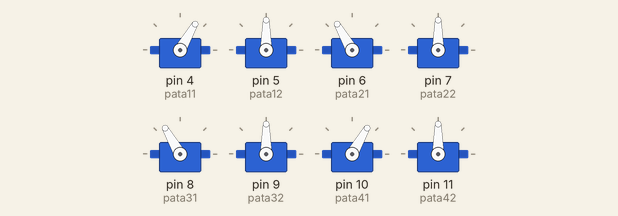
A sketch run on a simulated Arduino Uno, built with avr-gcc and run on an emulated ATmega328P. Parts: 8 × servo.

Above: at 0.1 s.
At 2.1 s:
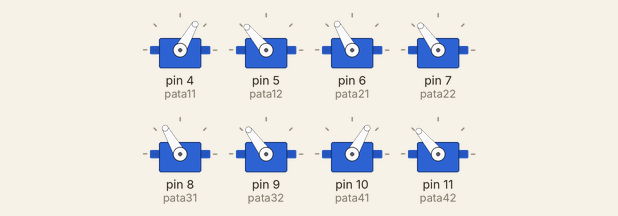
At 11.5 s:
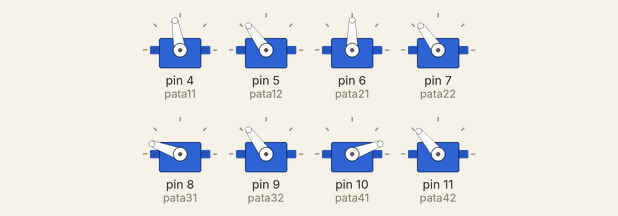
At 20.9 s:
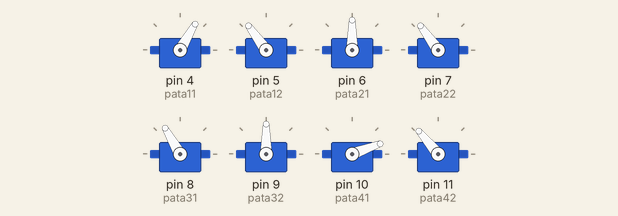
At 30.31 s:
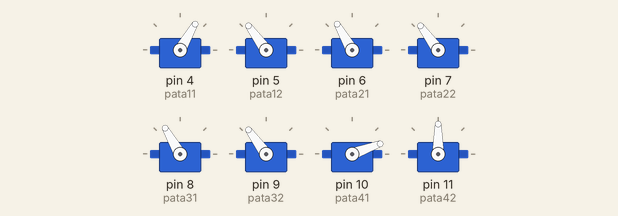
At 39.71 s:
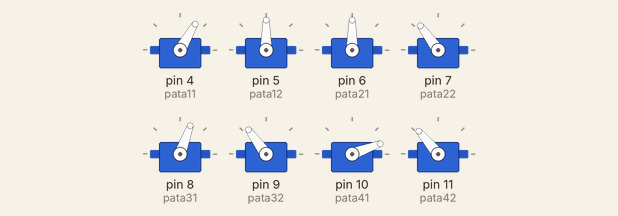
Timing chart, 0 to 40.0 s (numbered marks = the images above):
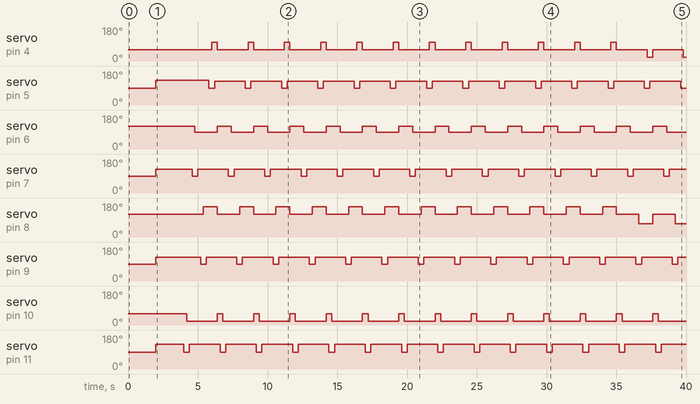

The sketch:

Cod-arnr.ino
```cpp
#include <Servo.h>

Servo pata11; Servo pata12;
Servo pata21; Servo pata22;
Servo pata31; Servo pata32;
Servo pata41; Servo pata42;

int time_s = 200;
int i = 0;

void setup()
{
  pata11.attach(4); pata12.attach(5);
  pata21.attach(6); pata22.attach(7);
  pata31.attach(8); pata32.attach(9);
  pata41.attach(10); pata42.attach(11);

  abajo();
  delay(2000);
  arriba();
  delay(2000);
}

void loop()
{
  for (i = 0; i < 12; i++)
  {
    adelante();
  }

  for (i = 0; i < 8; i++)
  {
    giro_izquierda();
  }

  for (i = 0; i < 12; i++)
  {
    adelante();
  }

  for (i = 0; i < 8; i++)
  {
    giro_derecha();
  }

  for (i = 0; i < 12; i++)
  {
    adelante();
  }

  for (i = 0; i < 6; i++)
  {
    atras();
  }

}


void abajo()
{
  pata11.write(60); pata12.write(90);
  pata21.write(120); pata22.write(90);
  pata31.write(120); pata32.write(90);
  pata41.write(60); pata42.write(90);
}

void arriba()
{
  pata11.write(60); pata12.write(130);
  pata21.write(120); pata22.write(126);
  pata31.write(120); pata32.write(126);
  pata41.write(60); pata42.write(130);
}

void adelante()
{
  pata42.write(90);
  delay(time_s);
  pata41.write(20);
  delay(time_s);
  pata42.write(130);
  delay(time_s);

  pata22.write(90);
  delay(time_s);
  pata21.write(90);
  delay(time_s);
  pata22.write(126);
  delay(time_s);

  pata32.write(90);
  delay(time_s);
  pata31.write(160);
  delay(time_s);
  pata32.write(126);
  delay(time_s);

  pata12.write(90);
  delay(time_s);
  pata11.write(100);
  delay(time_s);
  pata12.write(126);
  delay(time_s);

  pata11.write(60);
  pata21.write(120);
  pata31.write(120);
  pata41.write(60);
  delay(time_s);
}

void atras()
{
  pata42.write(90);
  delay(time_s);
  pata41.write(120);
  delay(time_s);
  pata42.write(130);
  delay(time_s);

  pata22.write(90);
  delay(time_s);
  pata21.write(150);
  delay(time_s);
  pata22.write(126);
  delay(time_s);

  pata32.write(90);
  delay(time_s);
  pata31.write(70);
  delay(time_s);
  pata32.write(126);
  delay(time_s);

  pata12.write(90);
  delay(time_s);
  pata11.write(30);
  delay(time_s);
  pata12.write(126);
  delay(time_s);

  pata11.write(60);
  pata21.write(120);
  pata31.write(120);
  pata41.write(60);
  delay(time_s);
}

void giro_izquierda()
{
  pata42.write(90);
  delay(time_s);
  pata41.write(20);
  delay(time_s);
  pata42.write(130);
  delay(time_s);

  pata22.write(90);
  delay(time_s);
  pata21.write(90);
  delay(time_s);
  pata22.write(126);
  delay(time_s);

  pata32.write(90);
  delay(time_s);
  pata31.write(70);
  delay(time_s);
  pata32.write(126);
  delay(time_s);

  pata12.write(90);
  delay(time_s);
  pata11.write(20);
  delay(time_s);
  pata12.write(126);
  delay(time_s);

  pata11.write(60);
  pata21.write(120);
  pata31.write(120);
  pata41.write(60);
  delay(time_s);

}

void giro_derecha()
{
  pata42.write(90);
  delay(time_s);
  pata41.write(120);
  delay(time_s);
  pata42.write(130);
  delay(time_s);

  pata22.write(90);
  delay(time_s);
  pata21.write(150);
  delay(time_s);
  pata22.write(126);
  delay(time_s);

  pata32.write(90);
  delay(time_s);
  pata31.write(160);
  delay(time_s);
  pata32.write(126);
  delay(time_s);

  pata12.write(90);
  delay(time_s);
  pata11.write(100);
  delay(time_s);
  pata12.write(126);
  delay(time_s);

  pata11.write(60);
  pata21.write(120);
  pata31.write(120);
  pata41.write(60);
  delay(time_s);
}
```

Measured:
- by itself, servo on pin 4 (pata11): 60° → 100° at 6.0 s, → 60° 0.40 s later, → 100° 2.2 s later, → 60° 0.40 s later, … (27 changes in this stretch)
- by itself, servo on pin 5 (pata12), servo on pin 7 (pata22), servo on pin 9 (pata32): repeats every 2.6 s: 90° 0.40 s, 126° 2.2 s
- by itself, servo on pin 6 (pata21): alternates 120° for 1.0 s and 90° for 1.6 s
- by itself, servo on pin 8 (pata31): 120° → 160° at 5.4 s, → 120° 1.0 s later, → 160° 1.6 s later, → 120° 1.0 s later, … (27 changes in this stretch)
- by itself, servo on pin 10 (pata41): alternates 60° for 0.40 s and 20° for 2.2 s
- by itself, servo on pin 11 (pata42): alternates 130° for 2.2 s and 90° for 0.40 s
